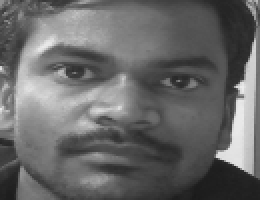
#> input picture Old/NTC_203_face_atm/face/datasets/PalaniG/1.png, 130 x 100 px, given in place of the camera (shown 2 times larger)
$ python create_data.py
#> lines starting #> are read from the running program, lines starting #| are printed output that depends on the picture; after the words box and inside, x2 and y2 are one past the last pixel; in counts of white or black regions, pixels touching at a corner belong together
#creating database
import cv2, sys, numpy, os
from imutils.video import VideoStream
haar_file = 'haarcascade_frontalface_default.xml'
datasets = 'datasets'  #All the faces data will be present this folder
sub_data = 'sujith'     #These are sub data sets of folder, for my faces I've used my name
vs = VideoStream(usePiCamera=True).start()
path = os.path.join(datasets, sub_data)
if not os.path.isdir(path):
    os.mkdir(path)
(width, height) = (130, 100)    # defining the size of images


face_cascade = cv2.CascadeClassifier(haar_file)
#webcam = cv2.VideoCapture(0) #'0' is use for my webcam, if you've any other camera attached use '1' like this

# The program loops until it has 30 images of the face.
count = 1
while count < 31:
    im= vs.read()
#> im is the input picture: shape (100, 130, 3); min 26, max 235, mean 104.2
    gray = cv2.cvtColor(im, cv2.COLOR_BGR2GRAY)
    faces = face_cascade.detectMultiScale(gray, 1.3, 4)
#> faces = [[9, 5, 89, 89]]
    for (x,y,w,h) in faces:
        cv2.rectangle(im,(x,y),(x+w,y+h),(255,0,0),2)
        face = gray[y:y + h, x:x + w]
        face_resize = cv2.resize(face, (width, height))
        cv2.imwrite('%s/%s.png' % (path,count), face_resize)
        count += 1
#> this loop made 1 pass
#> (x, y, w, h, count) on pass 1: (9, 5, 89, 89, 2)
#> pass 1, `face = gray[y:y + h, x:x + w]`:
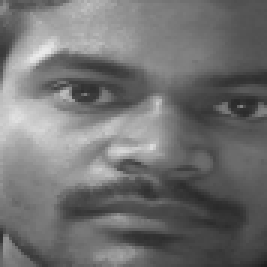
#> face: shape (89, 89) (shown 3 times larger); min 30, max 234, mean 113
#> pass 1, `face_resize = cv2.resize(face, (width, height))`:
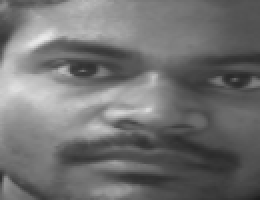
#> face_resize: shape (100, 130) (shown 2 times larger); min 30, max 232, mean 112.8
#> after the loop:
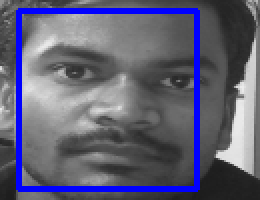
#> im: shape (100, 130, 3) (shown 2 times larger); 8.18% of pixels changed, all inside (x1, y1, x2, y2) = (8, 4, 100, 96)
#> after the loop, count = 2

    cv2.imshow('OpenCV', im)
    key = cv2.waitKey(10)
#> (key Esc is pressed here)
    if key == 27:
        break
vs.stop()
